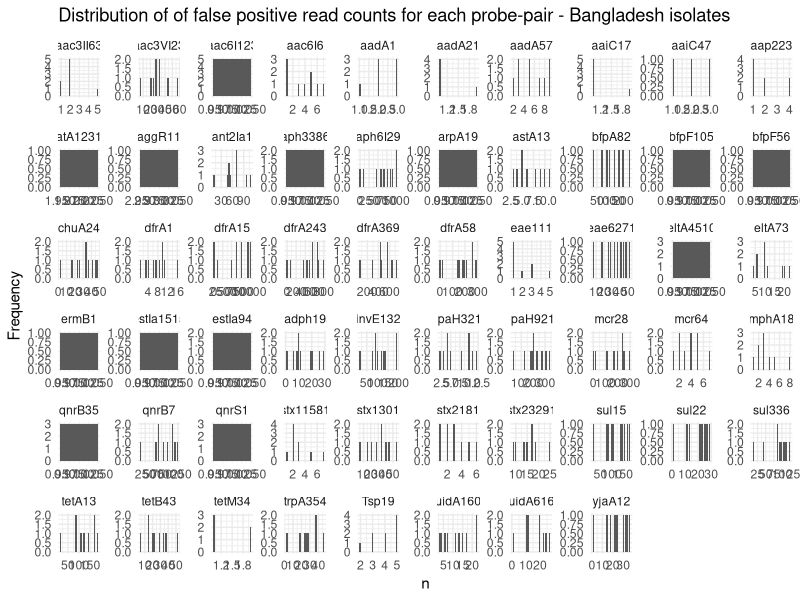
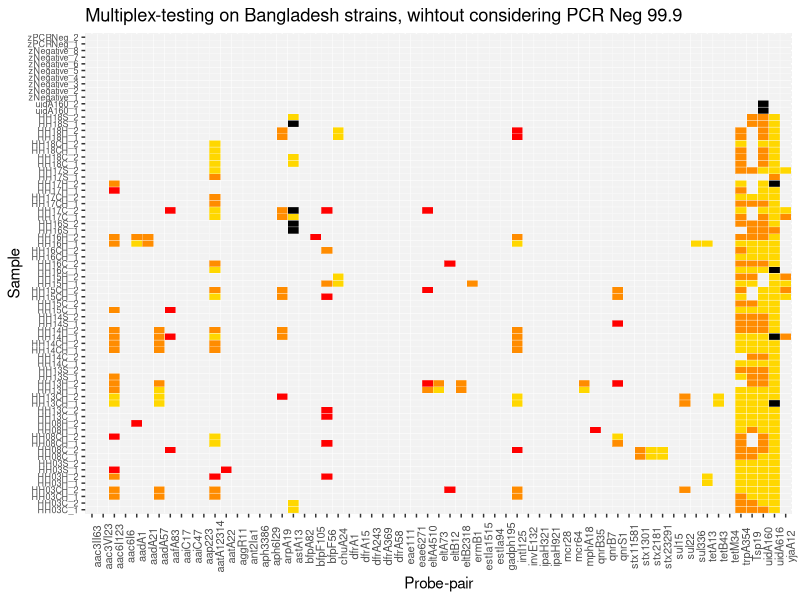
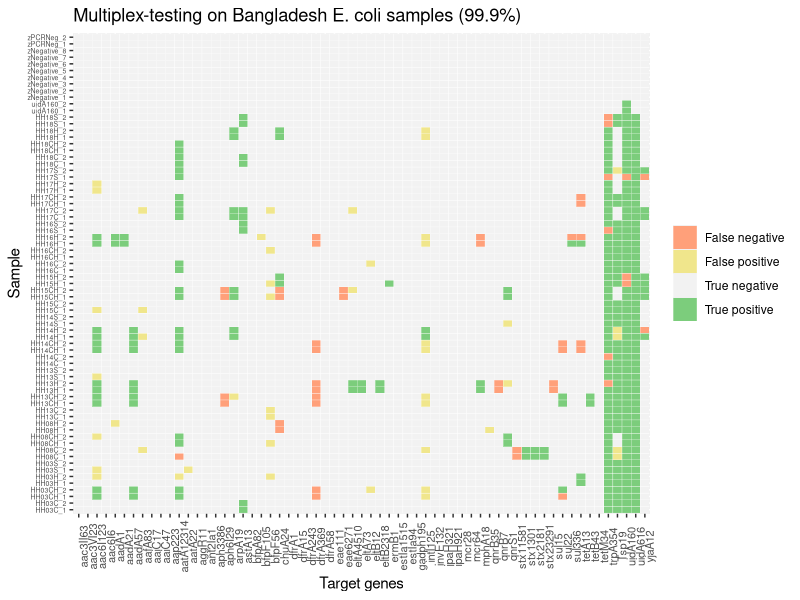
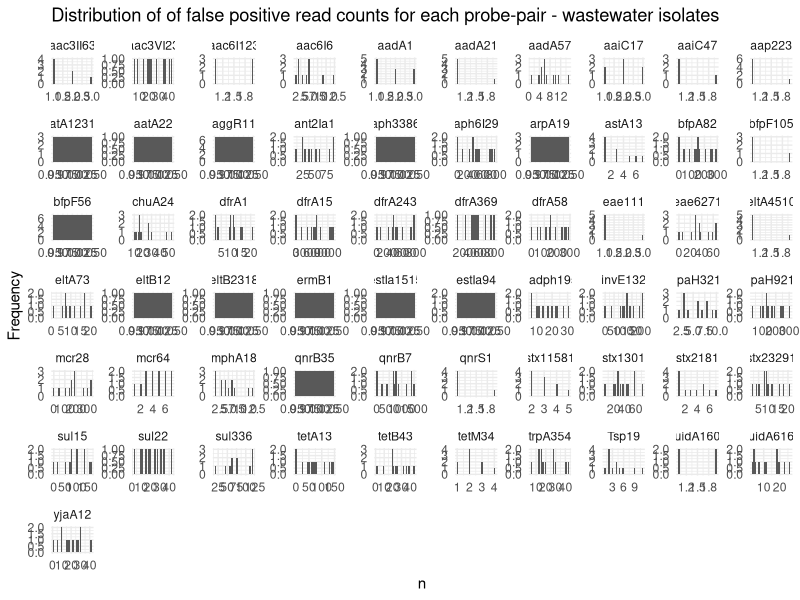
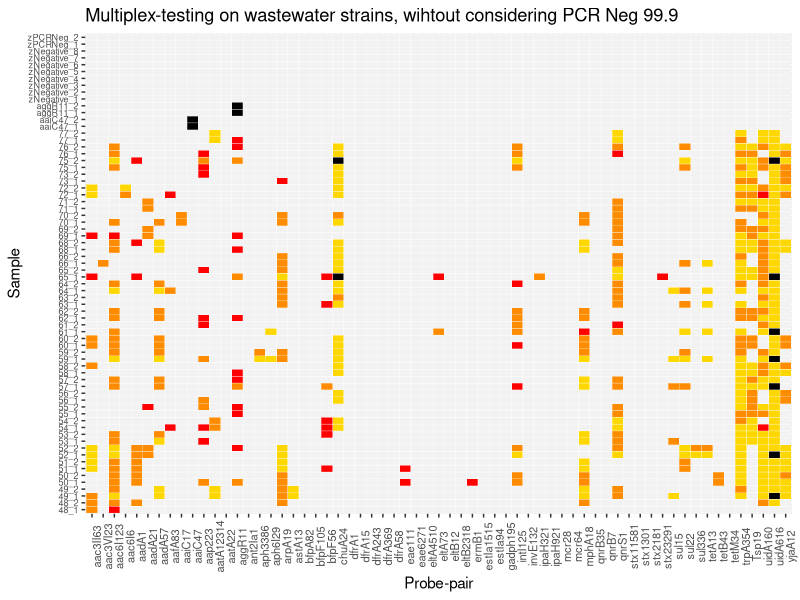
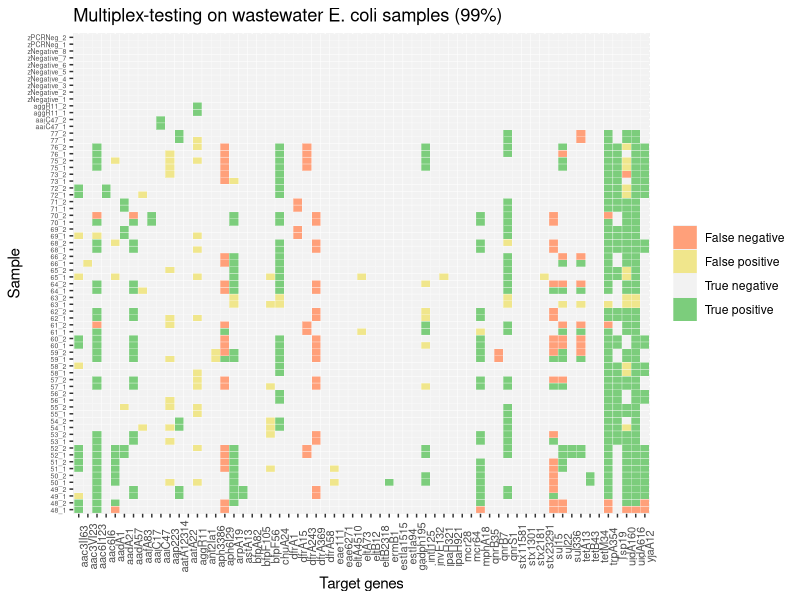

Source code (R) for these figures, in order:
#Load packages--------
library (ggplot2)
library(dplyr)
library(gridExtra)
library(ggpubr)
library(tidyr)
library(seqinr)

#dMLA Bangladesh strains-------------------
##Formatting df---------
#Import results
setwd("~/Desktop/dmla-amr-vfs/data")
reads <- read.csv("bangladesh_output.csv", header = TRUE)
reads

reads <- reads %>% 
  mutate(Sample_real = as.character(X1)) %>% 
  mutate(Sample_real = case_when(
    Sample_real == "CCACTAG" ~ "HH03C_1",
    Sample_real == "GTCTTCT" ~ "HH03CH_1",Sample_real == "ACAAAGC" ~ "HH03H_1",Sample_real == "AAAAGGC" ~ "HH03S_1",Sample_real == "ACTGTGT" ~ "HH08C_1", Sample_real == "CTGGTAC" ~ "HH08CH_1",
    Sample_real == "GTTGCTA" ~ "HH08H_1", Sample_real == "CCATTCA" ~ "zNegative_1",Sample_real == "GATATCG" ~ "HH13C_1",Sample_real == "ACAGGAT" ~ "HH13CH_1",Sample_real == "CGCATAC" ~ "HH13H_1",
    Sample_real == "GGACCTA" ~ "HH13S_1", Sample_real == "GAACTGA" ~ "HH14C_1", Sample_real == "AGTCGTG" ~ "HH14CH_1",Sample_real == "TTCCAGG" ~ "HH14H_1",Sample_real == "TAGAGCG" ~ "zNegative_2",
    Sample_real == "AAACCCT" ~ "HH14S_1",Sample_real == "ATCCAGT" ~ "HH15C_1",Sample_real == "TCTTCGT" ~ "HH15CH_1",Sample_real == "GTGTCCT" ~ "HH15H_1",Sample_real == "CACAGAT" ~ "HH16C_1",
    Sample_real == "ATAGAGC" ~ "HH16CH_1", Sample_real == "GGTCATG" ~ "HH16H_1", Sample_real == "CCATCTC" ~ "zNegative_3",Sample_real == "TATGCAG" ~ "HH16S_1",Sample_real == "AACCGCT" ~ "HH17C_1",
    Sample_real == "TGACTCT" ~ "HH17CH_1",Sample_real == "AAGCACA" ~ "HH17H_1",Sample_real == "TGTGAAC" ~ "HH17S_1",Sample_real == "AACAGTG" ~ "HH18C_1",Sample_real == "GCCTATA" ~ "HH18CH_1",
    Sample_real == "GTCCTCT" ~ "zNegative_4",Sample_real == "TAGAACG" ~ "HH18H_1",Sample_real == "TGGGTGA" ~ "HH18S_1", Sample_real == "ACACGTG" ~ "HH03C_2",Sample_real == "TGCCCAA" ~ "HH03CH_2",
    Sample_real == "TCGTACA" ~ "HH03H_2", Sample_real == "AACCAAG" ~ "HH03S_2", Sample_real == "GTGCTAT" ~ "HH08C_2",Sample_real == "TCCTCAT" ~ "zNegative_5",Sample_real == "GTCGTAT" ~ "HH08CH_2",
    Sample_real == "TCTGGAA" ~ "HH08H_2",Sample_real == "CAGTAGG" ~ "HH13C_2", Sample_real == "ACGTCAT" ~ "HH13CH_2",Sample_real == "ACGGAAC" ~ "HH13H_2",Sample_real == "CGGATGA" ~ "HH13S_2",
    Sample_real == "CCGCATA" ~ "HH14C_2", Sample_real == "GTGAAGA" ~ "zNegative_6", Sample_real == "AACGTGT" ~ "HH14CH_2",Sample_real == "AGAAGAC" ~ "HH14H_2",Sample_real == "TGTAGGG" ~ "HH14S_2",
    Sample_real == "AATGCCT" ~ "HH15C_2", Sample_real == "GCTTTCT" ~ "HH15CH_2", Sample_real == "CATGAAG" ~ "HH15H_2",Sample_real == "CGATCAC" ~ "HH16C_2",Sample_real == "TCGCGTT" ~ "zNegative_7",
    Sample_real == "GATTGGC" ~ "HH16CH_2", Sample_real == "CATCGGT" ~ "HH16H_2", Sample_real == "CTTTCCA" ~ "HH16S_2",Sample_real == "ACCAGAT" ~ "HH17C_2",Sample_real == "GTGATAC" ~ "HH17CH_2",
    Sample_real == "TGCATCC" ~ "HH17H_2", Sample_real == "TGCAAAC" ~ "HH17S_2", Sample_real == "GCAACGA" ~ "zNegative_8",Sample_real == "GCCATAC" ~ "HH18C_2",Sample_real == "TACCTTC" ~ "HH18CH_2",
    Sample_real == "GAATCGA" ~ "HH18H_2", Sample_real == "CTACGTT" ~ "HH18S_2", Sample_real == "GTTTCGG" ~ "uidA160_1",Sample_real == "GCAAATG" ~ "uidA160_2",Sample_real == "CTGACAC" ~ "zPCRNeg_1",
    Sample_real == "GCACTTT" ~ "zPCRNeg_2")) 

##Distribution of reads------------------
##Filter of negative samples containing positive
# Define the list of negative samples
negative_samples <- c("zNegative_1", "zNegative_2", "zNegative_3", "zNegative_4",
                      "zNegative_5", "zNegative_6", "zNegative_7", "zNegative_8",
                      "zPCRNeg_1", "zPCRNeg_2")

# Filter the dataframe
filtered_reads <- reads %>%
  filter(Sample_real %in% negative_samples |
           (Sample_real %in% c("uidA160_1", "uidA160_2") & X2 != "uidA160"))

#Plot distribution of false positive for each target
ggplot(filtered_reads, aes(x=n)) + 
  geom_histogram() +
  theme_minimal() +
  labs(title="Distribution of of false positive read counts for each probe-pair - Bangladesh isolates",
       x="n",
       y="Frequency") +
  theme(legend.title = element_blank())+
 facet_wrap(X2 ~ ., ncol = 10, scales="free")

##Threshold calculation------------------
#Calculate the 99.9% quantile of the gamma distribution of each the false positive for each target as threshold
# Assuming 'filtered_reads' is your dataframe with columns 'n' and 'X2'
results_threshold <- filtered_reads %>%
  group_by(X2) %>%
  dplyr::summarise(
    mean_data = mean(n),
    var_data = var(n),
    .groups = 'drop'
  ) %>%
  mutate(
    shape_estimate = mean_data^2 / var_data,
    rate_estimate = mean_data / var_data,
    quantile_99_9 = qgamma(0.999, shape = shape_estimate, rate = rate_estimate)
  )

# Calculate the maximum n value for each X2 in filtered_reads
max_n_values <- filtered_reads %>%
  group_by(X2) %>%
  dplyr::summarise(max_n_in_negatives = max(n, na.rm = TRUE), .groups = 'drop')

# Replace Inf or NA values in quantile_99_9 with the highest n value from filtered_reads
results_threshold <- results_threshold %>%
  left_join(max_n_values, by = "X2") %>%
  mutate(
    quantile_99_9 = ifelse(is.infinite(quantile_99_9) | is.na(quantile_99_9), max_n_in_negatives, quantile_99_9)
  )

# Join the quantile data with the original dataframe, set quantile_99_9 to 0 for missing values
reads_with_threshold <- reads %>%
  left_join(results_threshold %>% select(X2, quantile_99_9), by = "X2") %>%
  mutate(quantile_99_9 = ifelse(is.na(quantile_99_9), 0, quantile_99_9))

# Calculate the real count
reads_with_threshold <- reads_with_threshold %>%
  mutate(real_n = n - quantile_99_9)

# Ensure real_n does not go below 0
reads_with_threshold <- reads_with_threshold %>%
  mutate(real_n = ifelse(real_n < 0, 0, real_n))

reads <- reads_with_threshold
reads[reads == 0] <- NA

#<1000
ggplot(complete(reads, X2, Sample_real), aes(X2, Sample_real)) +
  geom_tile(aes(fill = case_when(
    is.na(real_n) ~ "gray95",
    real_n > 0 & real_n <= 1 ~ "red", 
    real_n > 1 & real_n <= 100 ~ "darkorange",
    real_n > 100 & real_n <= 1000 ~ "gold1",# Assuming you want to include 1 in the range
    TRUE ~ "black"
  )), colour = "white") +
  labs(title = "Multiplex-testing on Bangladesh strains, wihtout considering PCR Neg 99.9", x = "Probe-pair", y = "Sample") +
  scale_fill_manual(values = c("gray95" = "gray95", "black" = "black", "red" = "red", "darkorange"="darkorange", "gold1"="gold1"), guide = "none") +
  theme(axis.text.x = element_text(size = 8, angle = 90), 
        axis.text.y = element_text(size = 6.5))

##Import WGS results file-----
wgs <- read.csv("wgs_results_bangladesh.csv", header = TRUE)

# Remove the _1 and _2 suffixes from Sample_real in reads for comparison
reads <- reads %>%
  mutate(Sample_real_clean = sub("_[12]$", "", Sample_real))

# Create a new column in reads called 'wgs' with the specified conditions
reads <- reads %>%
  rowwise() %>%
  mutate(
    wgs = case_when(
      any(wgs$isolate == Sample_real_clean & wgs$probe == X2) & !is.na(real_n) ~ "y",   # Present in both with valid real_n
      !any(wgs$isolate == Sample_real_clean & wgs$probe == X2) & !is.na(real_n) ~ "n",  # Not present in wgs but real_n is valid
      any(wgs$isolate == Sample_real_clean & wgs$probe == X2) & is.na(real_n) ~ "f",   # Present in wgs but real_n is NA
      !any(wgs$isolate == Sample_real_clean & wgs$probe == X2) & is.na(real_n) ~ "t"                                      # Not present in wgs and real_n is NA
    )
  ) %>%
  ungroup() %>%
  select(-Sample_real_clean)

reads <- reads %>%
  mutate(
    wgs = case_when(
      Sample_real == "uidA160_1" & X2 == "uidA160" ~ "y",
      Sample_real == "uidA160_2" & X2 == "uidA160" ~ "y",
      TRUE ~ wgs  # retain existing values for other rows
    )
  )

reads[reads == 0] <- NA

# Ensure complete combinations of X2 and Sample_real
complete_reads <- complete(reads, X2, Sample_real)

# Create a new column for the fill categories
complete_reads <- complete_reads %>%
  mutate(fill_category = case_when(
    is.na(real_n) & wgs == "t" ~ "True negative",
    real_n > 0 & wgs == "y" ~ "True positive",
    real_n > 0 & wgs == "n" ~ "False positive",
    is.na(real_n) & wgs == "f" ~ "False negative",
    TRUE ~ "True negative"
  ))

# Generate the plot
ggplot(complete_reads, aes(X2, Sample_real)) +
  geom_tile(aes(fill = fill_category), colour = "white") +
  labs(title="Multiplex-testing on Bangladesh E. coli samples (99.9%)", x = "Target genes", y = "Sample") +
  scale_fill_manual(values = c(
    "True negative" = "gray95",
    "True positive" = "palegreen3",
    "False positive" = "khaki",
    "False negative" = "lightsalmon"
  )) +
  theme(axis.text.x = element_text(size = 8, angle = 90),
        axis.text.y = element_text(size = 5),
        legend.title = element_blank())

##Save the file-------
#write.csv(reads, "bangladesh_real_n_wgs.csv", row.names = F) 

##Count number of true/false positives/negatives---------
wgs_counts <- complete_reads %>%
  group_by(wgs) %>%
  dplyr::summarise(count = n())

# Print the counts
print(wgs_counts)

#dMLA wastewater strains-------------------
##Formatting df------
#Import results
setwd("~/Desktop/dmla-amr-vfs/data")
reads <- read.csv("ww_output.csv", header = TRUE)
reads

reads <- reads %>% 
  mutate(Sample_real = as.character(X1)) %>% 
  mutate(Sample_real = case_when(
    Sample_real == "CCACTAG" ~ "48_1",
    Sample_real == "GTCTTCT" ~ "49_1",Sample_real == "ACAAAGC" ~ "50_1",Sample_real == "AAAAGGC" ~ "51_1",Sample_real == "ACTGTGT" ~ "52_1", Sample_real == "CTGGTAC" ~ "53_1",
    Sample_real == "GTTGCTA" ~ "54_1", Sample_real == "CCATTCA" ~ "zNegative_1",Sample_real == "GATATCG" ~ "55_1",Sample_real == "ACAGGAT" ~ "56_1",Sample_real == "CGCATAC" ~ "57_1",
    Sample_real == "GGACCTA" ~ "58_1", Sample_real == "GAACTGA" ~ "59_1", Sample_real == "AGTCGTG" ~ "60_1",Sample_real == "TTCCAGG" ~ "61_1",Sample_real == "TAGAGCG" ~ "zNegative_2",
    Sample_real == "AAACCCT" ~ "62_1",Sample_real == "ATCCAGT" ~ "63_1",Sample_real == "TCTTCGT" ~ "64_1",Sample_real == "GTGTCCT" ~ "65_1",Sample_real == "CACAGAT" ~ "66_1",
    Sample_real == "ATAGAGC" ~ "68_1", Sample_real == "GGTCATG" ~ "69_1", Sample_real == "CCATCTC" ~ "zNegative_3",Sample_real == "TATGCAG" ~ "70_1",Sample_real == "AACCGCT" ~ "71_1",
    Sample_real == "TGACTCT" ~ "72_1",Sample_real == "AAGCACA" ~ "73_1",Sample_real == "TGTGAAC" ~ "75_1",Sample_real == "AACAGTG" ~ "76_1",Sample_real == "GCCTATA" ~ "77_1",
    Sample_real == "GTCCTCT" ~ "zNegative_4",Sample_real == "TAGAACG" ~ "48_2",Sample_real == "TGGGTGA" ~ "49_2", Sample_real == "ACACGTG" ~ "50_2",Sample_real == "TGCCCAA" ~ "51_2",
    Sample_real == "TCGTACA" ~ "52_2", Sample_real == "AACCAAG" ~ "53_2", Sample_real == "GTGCTAT" ~ "54_2",Sample_real == "TCCTCAT" ~ "zNegative_5",Sample_real == "GTCGTAT" ~ "55_2",
    Sample_real == "TCTGGAA" ~ "56_2",Sample_real == "CAGTAGG" ~ "57_2", Sample_real == "ACGTCAT" ~ "58_2",Sample_real == "ACGGAAC" ~ "59_2",Sample_real == "CGGATGA" ~ "60_2",
    Sample_real == "CCGCATA" ~ "61_2", Sample_real == "GTGAAGA" ~ "zNegative_6", Sample_real == "AACGTGT" ~ "62_2",Sample_real == "AGAAGAC" ~ "63_2",Sample_real == "TGTAGGG" ~ "64_2",
    Sample_real == "AATGCCT" ~ "65_2", Sample_real == "GCTTTCT" ~ "66_2", Sample_real == "CATGAAG" ~ "68_2",Sample_real == "CGATCAC" ~ "69_2",Sample_real == "TCGCGTT" ~ "zNegative_7",
    Sample_real == "GATTGGC" ~ "aggR11_1", Sample_real == "CATCGGT" ~ "71_2", Sample_real == "CTTTCCA" ~ "72_2",Sample_real == "ACCAGAT" ~ "73_2",Sample_real == "GTGATAC" ~ "75_2",
    Sample_real == "TGCATCC" ~ "76_2", Sample_real == "TGCAAAC" ~ "77_2", Sample_real == "GCAACGA" ~ "zNegative_8",Sample_real == "GCCATAC" ~ "70_2",Sample_real == "TACCTTC" ~ "aggR11_2",
    Sample_real == "GAATCGA" ~ "aaiC47_1", Sample_real == "CTACGTT" ~ "aaiC47_2", Sample_real == "GTTTCGG" ~ "zPCRNeg_1",Sample_real == "GCAAATG" ~ "zPCRNeg_2")) 

##Distribution of reads------------------
##Filter of negative samples containing positive
# Define the list of negative samples
negative_samples <- c("zNegative_1", "zNegative_2", "zNegative_3", "zNegative_4",
                      "zNegative_5", "zNegative_6", "zNegative_7", "zNegative_8",
                      "zPCRNeg_1", "zPCRNeg_2")

# Filter the dataframe
filtered_reads <- reads %>%
  filter(Sample_real %in% negative_samples |
           (Sample_real %in% c("aggR11_1", "aggR11_2") & X2 != "aggR11") |
           (Sample_real %in% c("aaiC47_1", "aaiC47_2") & X2 != "aaiC47"))

#Plot distribution of false positive for each target
ggplot(filtered_reads, aes(x=n)) + 
  geom_histogram() +
  theme_minimal() +
  labs(title="Distribution of of false positive read counts for each probe-pair - wastewater isolates",
       x="n",
       y="Frequency") +
  theme(legend.title = element_blank())+
  facet_wrap(X2 ~ ., ncol = 10, scales="free")

##Threshold calculation------------------
#Calculate the 99.9% quantile of the gamma distribution of each the false positive for each target as threshold
# Assuming 'filtered_reads' is your dataframe with columns 'n' and 'X2'
results_threshold <- filtered_reads %>%
  group_by(X2) %>%
  dplyr::summarise(
    mean_data = mean(n),
    var_data = var(n),
    .groups = 'drop'
  ) %>%
  mutate(
    shape_estimate = mean_data^2 / var_data,
    rate_estimate = mean_data / var_data,
    quantile_99_9 = qgamma(0.99, shape = shape_estimate, rate = rate_estimate)
  )

# Calculate the maximum n value for each X2 in filtered_reads
max_n_values <- filtered_reads %>%
  group_by(X2) %>%
  dplyr::summarise(max_n_in_negatives = max(n, na.rm = TRUE), .groups = 'drop')

# Replace Inf or NA values in quantile_99_9 with the highest n value from filtered_reads
results_threshold <- results_threshold %>%
  left_join(max_n_values, by = "X2") %>%
  mutate(
    quantile_99_9 = ifelse(is.infinite(quantile_99_9) | is.na(quantile_99_9), max_n_in_negatives, quantile_99_9)
  )

# Join the quantile data with the original dataframe, set quantile_99_9 to 0 for missing values
reads_with_threshold <- reads %>%
  left_join(results_threshold %>% select(X2, quantile_99_9), by = "X2") %>%
  mutate(quantile_99_9 = ifelse(is.na(quantile_99_9), 0, quantile_99_9))

# Calculate the real count
reads_with_threshold <- reads_with_threshold %>%
  mutate(real_n = n - quantile_99_9)

# Ensure real_n does not go below 0
reads_with_threshold <- reads_with_threshold %>%
  mutate(real_n = ifelse(real_n < 0, 0, real_n))

reads <- reads_with_threshold
reads[reads == 0] <- NA

#<1000
ggplot(complete(reads, X2, Sample_real), aes(X2, Sample_real)) +
  geom_tile(aes(fill = case_when(
    is.na(real_n) ~ "gray95",
    real_n > 0 & real_n <= 1 ~ "red", 
    real_n > 1 & real_n <= 100 ~ "darkorange",
    real_n > 100 & real_n <= 1000 ~ "gold1",# Assuming you want to include 1 in the range
    TRUE ~ "black"
  )), colour = "white") +
  labs(title = "Multiplex-testing on wastewater strains, wihtout considering PCR Neg 99.9", x = "Probe-pair", y = "Sample") +
  scale_fill_manual(values = c("gray95" = "gray95", "black" = "black", "red" = "red", "darkorange"="darkorange", "gold1"="gold1"), guide = "none") +
  theme(axis.text.x = element_text(size = 8, angle = 90), 
        axis.text.y = element_text(size = 6.5))

##Import WGS results file-----
# Load the BLAST results
#blast_results <- read_delim("wgs_results_wastewater.out", delim = "\t", 
# col_names = c("qseqid", "sseqid", "pident", "length", "mismatch", "gapopen", "qstart", "qend", "sstart", "send", "evalue", "bitscore"))

# Filter results to retain hits with percent identity > 95%
#filtered_blast_results <- blast_results %>%
#filter(pident > 95)

#Save the file
#write.csv(filtered_blast_results, "wgs_results_wastewater.csv", row.names = F)
#adjusted names of probes and of isolates according to name of probes and isolates in dMLA results

##Import WGS results file-----
wgs <- read.csv("wgs_results_wastewater.csv", header = TRUE)
wgs$isolate=as.character(wgs$isolate)

# Remove the _1 and _2 suffixes from Sample_real in reads for comparison
reads <- reads %>%
  mutate(Sample_real_clean = sub("_[12]$", "", Sample_real))

# Create a new column in reads called 'wgs' with the specified conditions
reads <- reads %>%
  rowwise() %>%
  mutate(
    wgs = case_when(
      any(wgs$isolate == Sample_real_clean & wgs$probe == X2) & !is.na(real_n) ~ "y",   # Present in both with valid real_n
      !any(wgs$isolate == Sample_real_clean & wgs$probe == X2) & !is.na(real_n) ~ "n",  # Not present in wgs but real_n is valid
      any(wgs$isolate == Sample_real_clean & wgs$probe == X2) & is.na(real_n) ~ "f",   # Present in wgs but real_n is NA
      !any(wgs$isolate == Sample_real_clean & wgs$probe == X2) & is.na(real_n) ~ "t"                                      # Not present in wgs and real_n is NA
    )
  ) %>%
  ungroup() %>%
  select(-Sample_real_clean)


reads <- reads %>%
  mutate(
    wgs = case_when(
      Sample_real == "aggR11_1" & X2 == "aggR11" ~ "y",
      Sample_real == "aggR11_2" & X2 == "aggR11" ~ "y",
      Sample_real == "aaiC47_1" & X2 == "aaiC47" ~ "y",
      Sample_real == "aaiC47_2" & X2 == "aaiC47" ~ "y",
      TRUE ~ wgs  # retain existing values for other rows
    )
  )

reads[reads == 0] <- NA

# Ensure complete combinations of X2 and Sample_real
complete_reads <- complete(reads, X2, Sample_real)

# Create a new column for the fill categories
complete_reads <- complete_reads %>%
  mutate(fill_category = case_when(
    is.na(real_n) & wgs == "t" ~ "True negative",
    real_n > 0 & wgs == "y" ~ "True positive",
    real_n > 0 & wgs == "n" ~ "False positive",
    is.na(real_n) & wgs == "f" ~ "False negative",
    TRUE ~ "True negative"
  ))

# Generate the plot
ggplot(complete_reads, aes(X2, Sample_real)) +
  geom_tile(aes(fill = fill_category), colour = "white") +
  labs(title="Multiplex-testing on wastewater E. coli samples (99%)", x = "Target genes", y = "Sample") +
  scale_fill_manual(values = c(
    "True negative" = "gray95",
    "True positive" = "palegreen3",
    "False positive" = "khaki",
    "False negative" = "lightsalmon"
  )) +
  theme(axis.text.x = element_text(size = 8, angle = 90),
        axis.text.y = element_text(size = 5),
        legend.title = element_blank())

##Save the file-------
write.csv(reads, "wastewater_real_n_wgs.csv", row.names = F) 

##Count number of true/false positives/negatives---------
wgs_counts <- complete_reads %>%
  group_by(wgs) %>%
  dplyr::summarise(count = n())

# Print the counts
print(wgs_counts)
